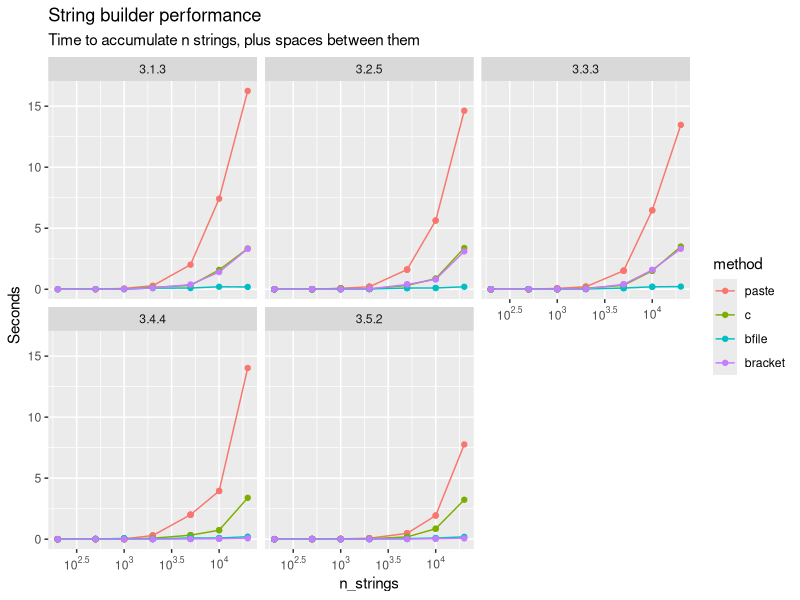
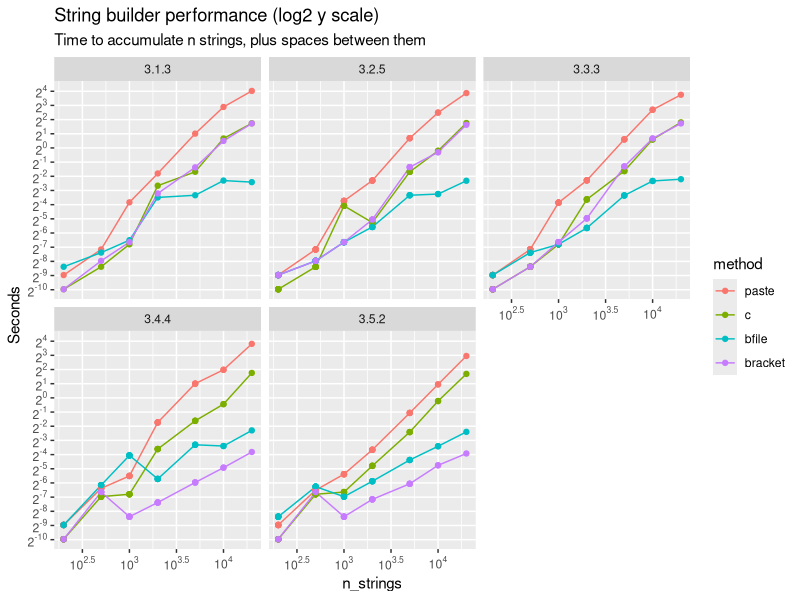
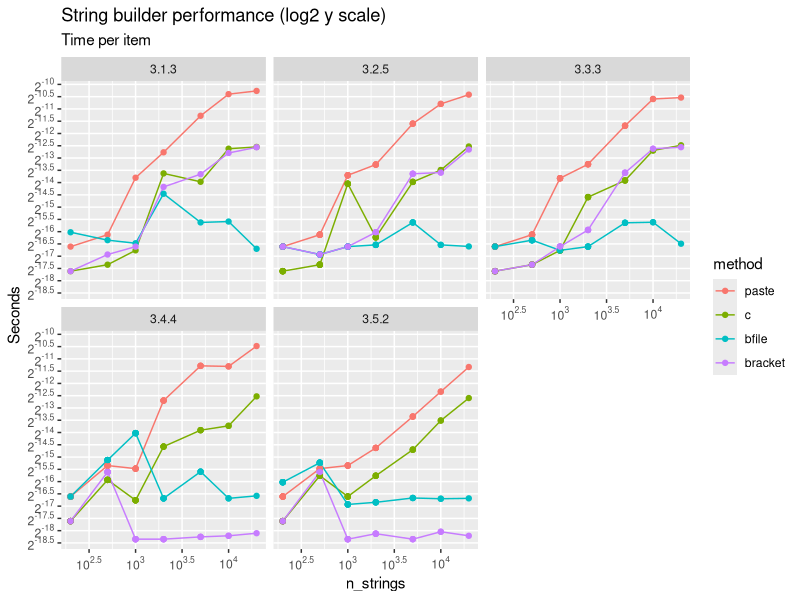

Generate these figures, in order, with R:
## ---- chunk 1
knitr::opts_chunk$set(collapse = TRUE, comment = "#>", fig.width = 8, fig.height = 6)
## ---- chunk 2
results <- read.csv("results.csv", header = FALSE)
colnames(results) <- c("R_version", "method", "time", "n_strings")

results$method <- factor(results$method,
  levels = c("paste", "c", "bfile", "bracket")
)
## ---- chunk 3
library(ggplot2)
library(scales)

p <- ggplot(results, aes(n_strings, time, color = method)) +
  geom_line(aes(group = method)) +
  geom_point() +
  scale_x_continuous(
    trans = log10_trans(),
    breaks = trans_breaks("log10", function(x) 10^x),
    labels = trans_format("log10", math_format(10^.x))
  ) +
  facet_wrap(. ~ R_version) +
  ylab("Seconds") +
  ggtitle("String builder performance",
    "Time to accumulate n strings, plus spaces between them"
  )

p
## ---- chunk 4
p +
  scale_y_continuous(
    trans = log2_trans(),
    breaks = trans_breaks("log2", function(x) 2^x, n = 15),
    minor_breaks = NULL,
    labels = trans_format("log2", math_format(2^.x))
  ) +
  ggtitle("String builder performance (log2 y scale)",
    "Time to accumulate n strings, plus spaces between them"
  )
## ---- chunk 5
p <- ggplot(results, aes(n_strings, time / n_strings, color = method)) +
  geom_line(aes(group = method)) +
  geom_point() +
  scale_x_continuous(
    trans = log10_trans(),
    breaks = trans_breaks("log10", function(x) 10^x),
    labels = trans_format("log10", math_format(10^.x))
  ) +
  facet_wrap(. ~ R_version) +
  ylab("Seconds") +
  scale_y_continuous(
    trans = log2_trans(),
    breaks = trans_breaks("log2", function(x) 2^x, n = 15),
    minor_breaks = NULL,
    labels = trans_format("log2", math_format(2^.x))
  ) +
  ggtitle("String builder performance (log2 y scale)",
    "Time per item"
  )

p
## ---- chunk 6
results
